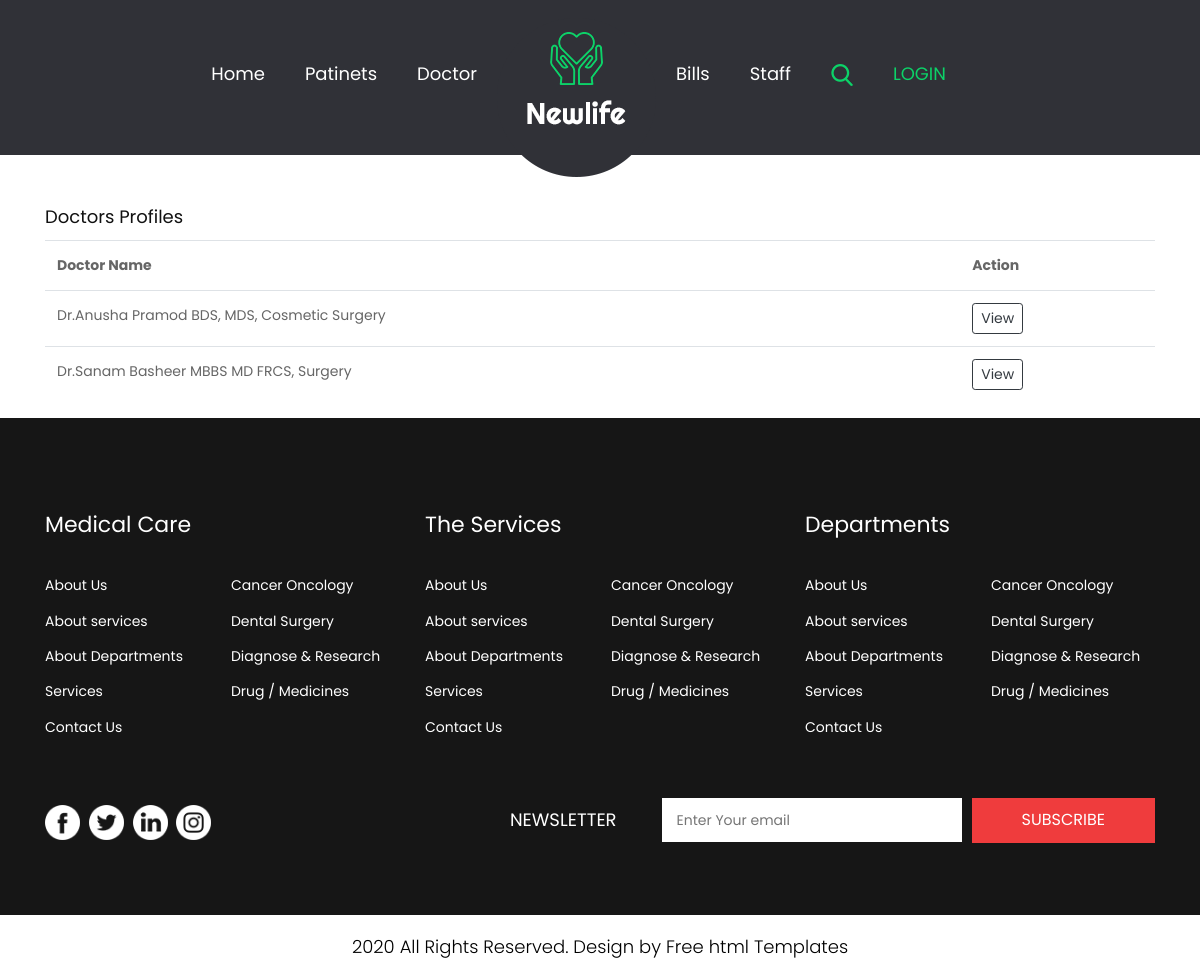
Screenshot of /StaffApp/DoctorView with the database file from the repository.
### Doctor/models.py (models this page shows)
class DoctorList(models.Model):
    Doctirid = models.ForeignKey(User,on_delete=models.CASCADE,null=True,blank=True)
    DoctorName = models.CharField(max_length=255)
    Doctor_spec = models.CharField(max_length=255)
    Doctor_Edu = models.CharField(max_length=255)
    def __str__(self):
        return "Dr.{} {}, {}".format(self.DoctorName,self.Doctor_Edu,self.Doctor_spec)

### StaffApp/views.py (the view)
# urls.py: path("DoctorView",views.DoctorView,name="DoctorView"),
def DoctorView(request):
    doctor = DoctorList.objects.all()
    context = {
        "doctor":doctor
    }
    return render(request,"staff/doctorview.html",context)

### templates/staff/doctorview.html (shortened to what this page needs)
{% extends "staff/staffhome.html" %}
{% block content %}
<div class="container mt-5">
    <h3>Doctors Profiles</h3>
    <table class="table">
        <tr>
            <th>Doctor Name</th>
            <th>Action</th>
        </tr>
        {% for pro in doctor %}
        <tr>
            <td>{{pro}}</td>
            <td>
                <a href="#" class="btn btn-outline-dark btn-sm">View</a>
            </td>
        </tr>
        {% endfor %}
    </table>
</div>
{% endblock %}

### static/css/style.css (style rules this page uses)
* { box-sizing: border-box !important; transition: ease all 0.5s; }
html { scroll-behavior: smooth; }
body { color: #666666; font-size: 14px; font-family:Poppins; line-height: 1.80857; font-weight: normal; overflow-x: hidden; }
a { color: #1f1f1f; text-decoration: none !important; outline: none !important; -webkit-transition: all .3s ease-in-out; -moz-transition: all .3s ease-in-out; -ms-transition: all .3s ease-in-out; -o-transition: all .3s ease-in-out; transition: all .3s ease-in-out; }
h1, h2, h3, h4, h5, h6 { letter-spacing: 0; font-weight: normal; position: relative; padding: 0 0 10px 0; font-weight: normal; line-height: normal; color: #111111; margin: 0 }
h3 { font-size: 18px }
*, *::after, *::before { -webkit-box-sizing: border-box; -moz-box-sizing: border-box; box-sizing: border-box; }
a { color: #222222; text-decoration: none; outline: none !important; }
a, .btn { text-decoration: none !important; outline: none !important; -webkit-transition: all .3s ease-in-out; -moz-transition: all .3s ease-in-out; -ms-transition: all .3s ease-in-out; -o-transition: all .3s ease-in-out; transition: all .3s ease-in-out; }

### rows the page displays
DoctorList: DoctorName+Doctor_Edu+Doctor_spec "Dr.Anusha Pramod BDS, MDS, Cosmetic Surgery"
DoctorList: DoctorName+Doctor_Edu+Doctor_spec "Dr.Sanam Basheer MBBS MD FRCS, Surgery"
